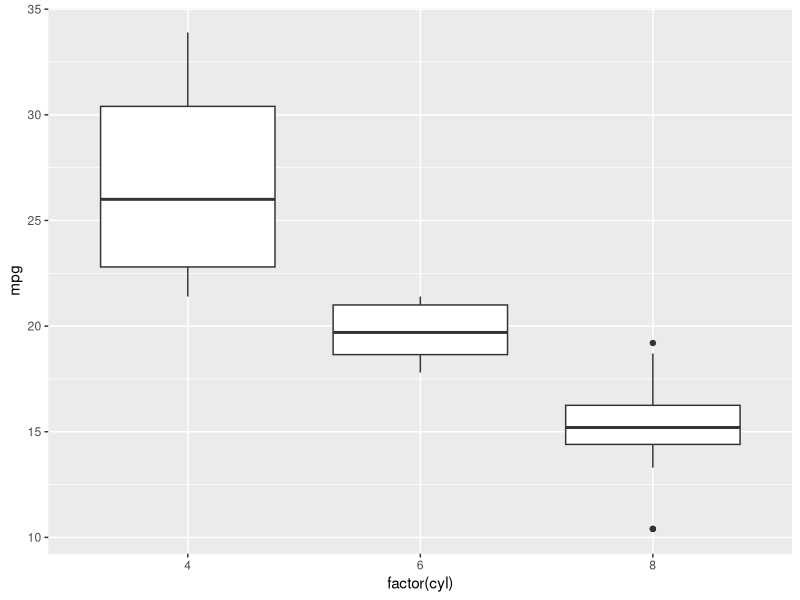
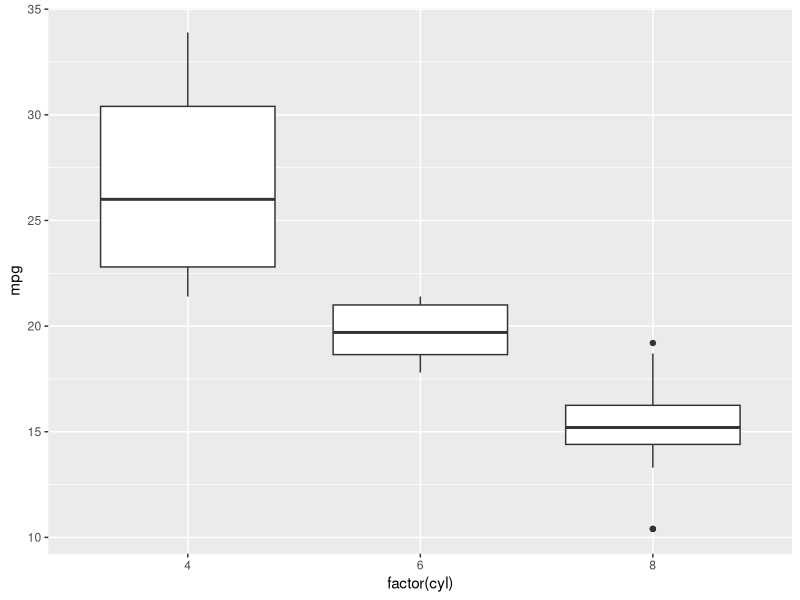
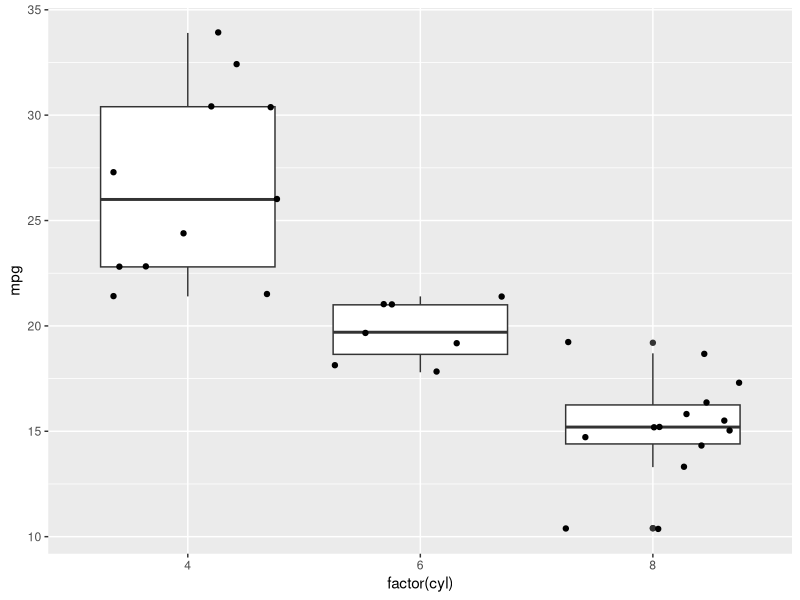
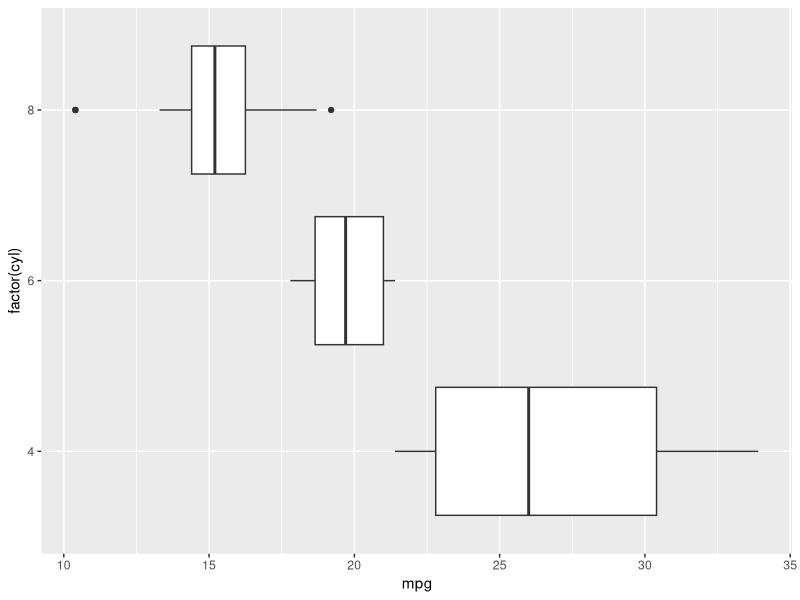
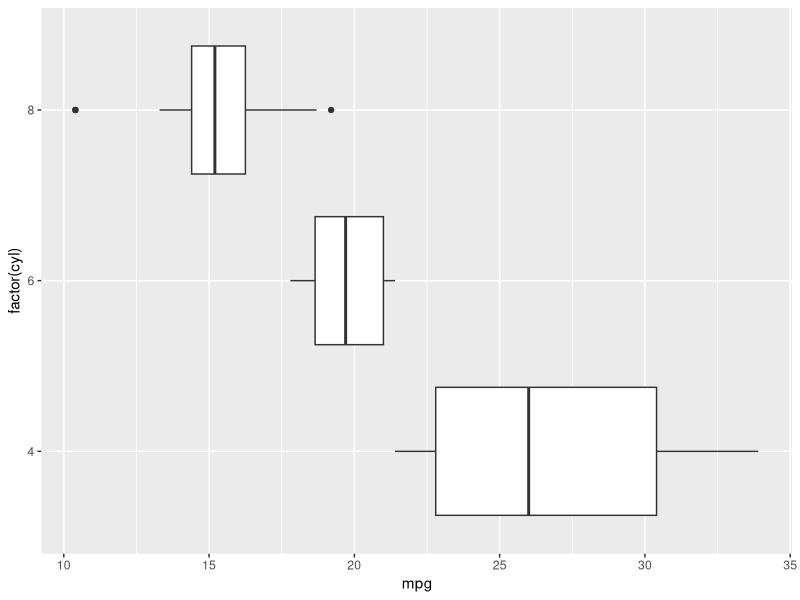
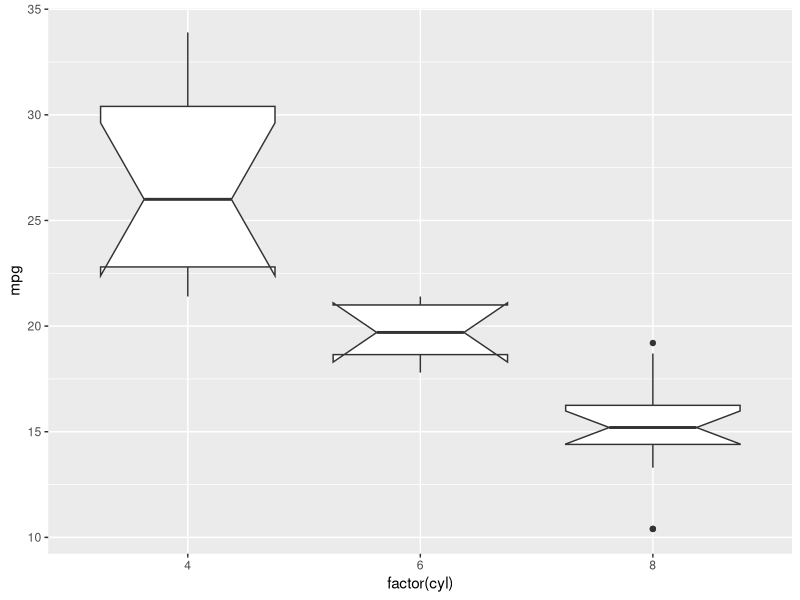
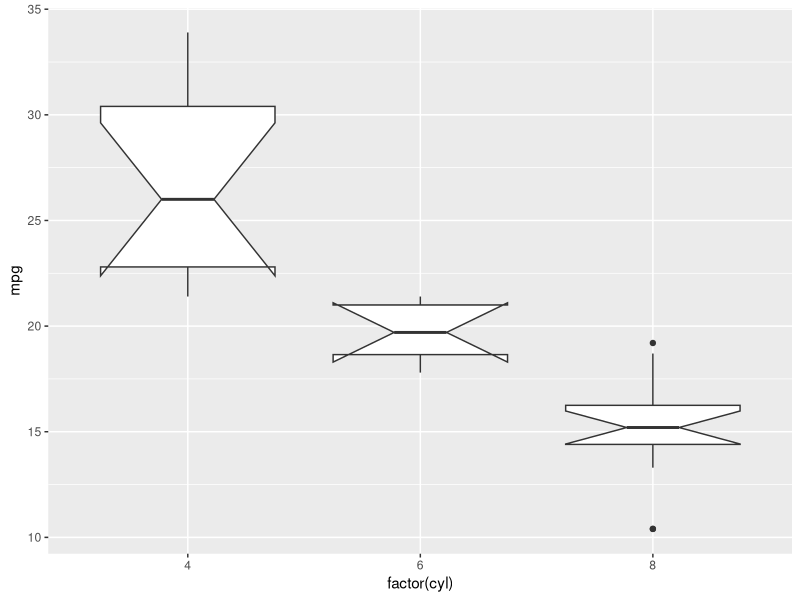
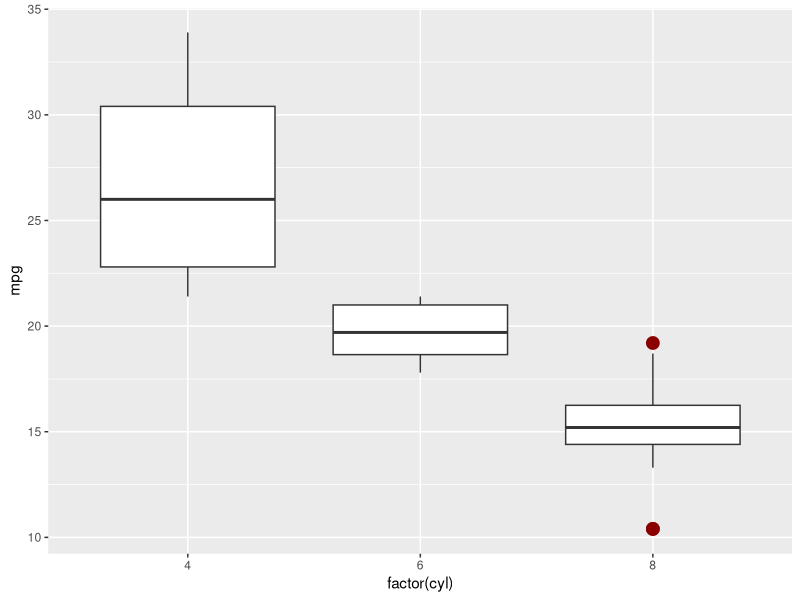

Generate these figures, in order, with R: (Note: this script raises an error after producing the figures.)
## ---- chunk 1
library(ggplot2)
p <- ggplot(mtcars, aes(factor(cyl), mpg))

p + geom_boxplot()

## ---- chunk 2
qplot(factor(cyl), mpg, data = mtcars, geom = "boxplot")
## ---- chunk 3
p + geom_boxplot() + geom_jitter()
p + geom_boxplot() + coord_flip()
# Quickplot Variant
qplot(factor(cyl), mpg, data = mtcars, geom = "boxplot") +
  coord_flip()
## ---- chunk 4
p + geom_boxplot(notch = TRUE)
p + geom_boxplot(notch = TRUE, notchwidth = .3)

p + geom_boxplot(outlier.colour = "darkred", outlier.size = 4)

## ---- chunk 5

p + geom_boxplot(aes(fill = cyl))
p + geom_boxplot(aes(fill = factor(cyl)))
p + geom_boxplot(aes(fill = factor(vs)))
p + geom_boxplot(aes(fill = factor(am)))
## ---- chunk 6
p + geom_boxplot(fill = "grey80", colour = "#3366FF")
qplot(factor(cyl), mpg, data = mtcars, geom = "boxplot",
  colour = I("#3366FF"))

# Scales vs. coordinate transforms -------
# Scale transformations occur before the boxplot statistics are computed.
# Coordinate transformations occur afterwards.  Observe the effect on the
# number of outliers.
library(plyr) # to access round_any
m <- ggplot(movies, aes(y = votes, x = rating,
   group = round_any(rating, 0.5)))
m + geom_boxplot()
m + geom_boxplot() + scale_y_log10()
m + geom_boxplot() + coord_trans(y = "log10")
m + geom_boxplot() + scale_y_log10() + coord_trans(y = "log10")

# Boxplots with continuous x:
# Use the group aesthetic to group observations in boxplots
qplot(year, budget, data = movies, geom = "boxplot")
qplot(year, budget, data = movies, geom = "boxplot",
  group = round_any(year, 10, floor))

# Using precomputed statistics
# generate sample data
abc <- adply(matrix(rnorm(100), ncol = 5), 2, quantile, c(0, .25, .5, .75, 1))
b <- ggplot(abc, aes(x = X1, ymin = `0%`, lower = `25%`, middle = `50%`, upper = `75%`, ymax = `100%`))
b + geom_boxplot(stat = "identity")
b + geom_boxplot(stat = "identity") + coord_flip()
b + geom_boxplot(aes(fill = X1), stat = "identity")

